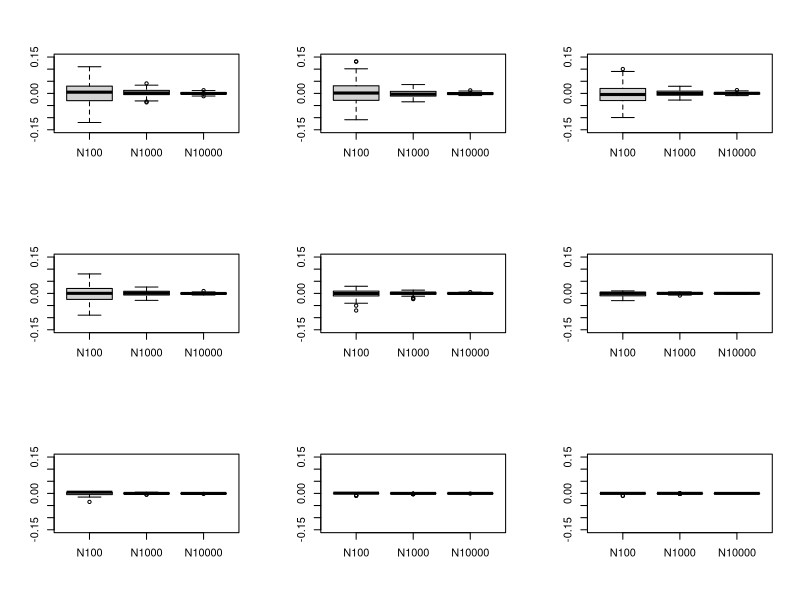
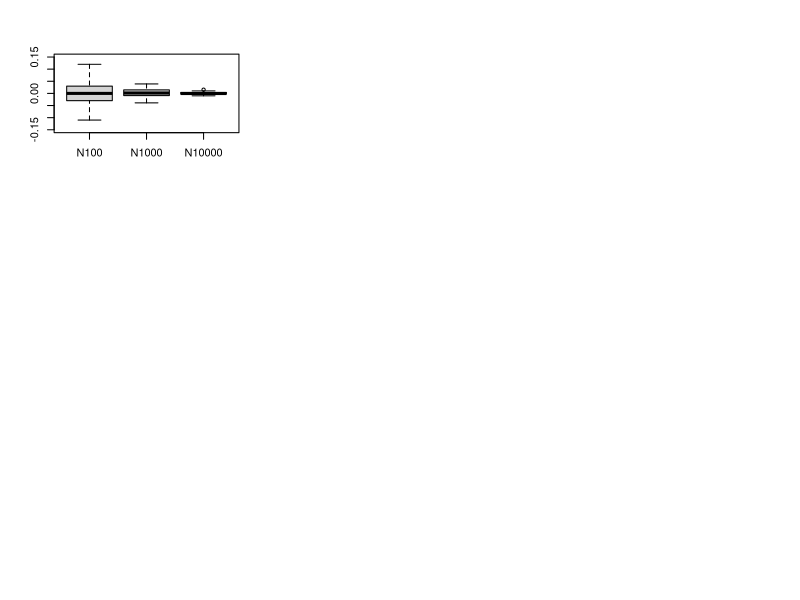

Write the R code that produced these figures, in order.
## ---- chunk 1
knitr::opts_chunk$set(echo = TRUE)
## ---- chunk 2
Result_Matrix <- matrix(data = NA,nrow=5,ncol=9)
t_set <- c(0,0.67,0.84,1.28,1.65,2.32,2.58,3.09,3.72)
Result_Matrix[2,] <- as.matrix(pnorm(t_set))
N_set <- c(100,1000,10000)
Result_Matrix[1,] <- t_set
i=3
for(N in N_set){
  j=1
  for(t in t_set){
    x <- rnorm(N, mean=0, sd=1)
    Indicator_variable <- as.numeric(x <= t)
    Fi_t = mean(Indicator_variable)
    Result_Matrix[i,j] <- Fi_t
    j=j+1
  }
  i=i+1
}
Result_Table <- t(Result_Matrix) 
colnames(Result_Table) <- c("**t value**", "**True value**", 
                            "**N=100**", "**N=1000**", 
                            "**N=10000**")
knitr::kable(
  Result_Table, digits = 4, align = c(rep('c', 5)), 
  caption = "True & approximated values for different Ns"
  )
## ---- chunk 3
N_set <- c(100, 1000, 10000)
t_set <- c(0, 0.67, 0.84, 1.28, 1.65, 2.32, 2.58, 3.09, 3.72)
par(mfrow=c(3,3))
for (t in t_set){
  Bias <- matrix(data = NA, nrow = 3, ncol = 100)
  true_value <- pnorm(t)
  i = 1
  for(N in N_set){
    for(j in 1:100){
    x <- rnorm(N, mean = 0, sd = 1)
    Indicator_variable <- as.numeric(x <= t)
    Fi_t <- mean(Indicator_variable)
    Bias[i,j] <- Fi_t - true_value
    }
  i=i+1
  }

Bias_t <- t(Bias)
Bias_N <- cbind(N100 = Bias_t[,1],N1000 = Bias_t[,2],N10000 = Bias_t[,3])
boxplot(as.data.frame(Bias_N),ylim=c(-0.15,0.15))
}


## ---- chunk 4
N_set <- c(100, 1000, 10000)
Bias <- matrix(data = NA, nrow = 3, ncol = 100)
true_value <- pnorm(0)
i = 1
for(N in N_set){
  for(j in 1:100){
  x <- rnorm(N, mean = 0, sd = 1)
  Indicator_variable <- as.numeric(x <= 0)
  Fi_t <- mean(Indicator_variable)
  Bias[i,j] <- Fi_t - true_value
  }
i=i+1
}

Bias_t <- t(Bias)
Bias_N <- cbind(N100 = Bias_t[,1],N1000 = Bias_t[,2],N10000 = Bias_t[,3])
boxplot(as.data.frame(Bias_N),ylim=c(-0.15,0.15))
